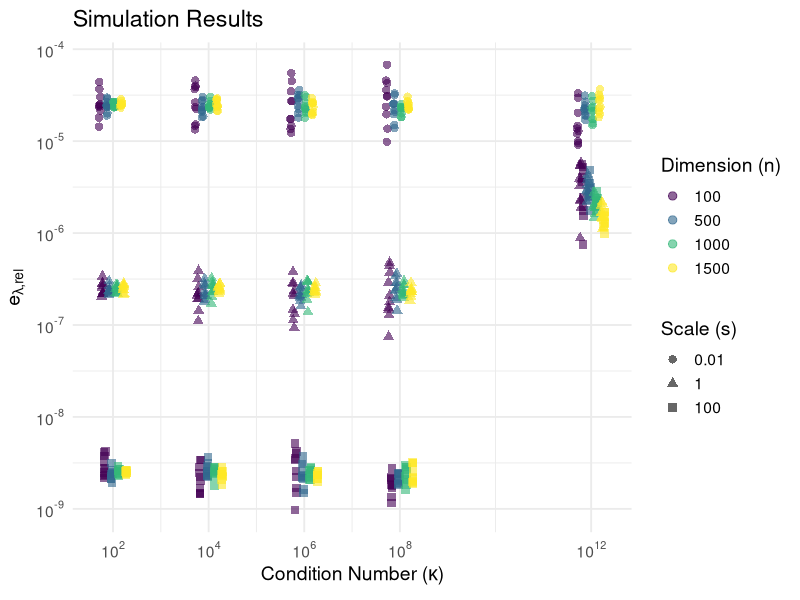
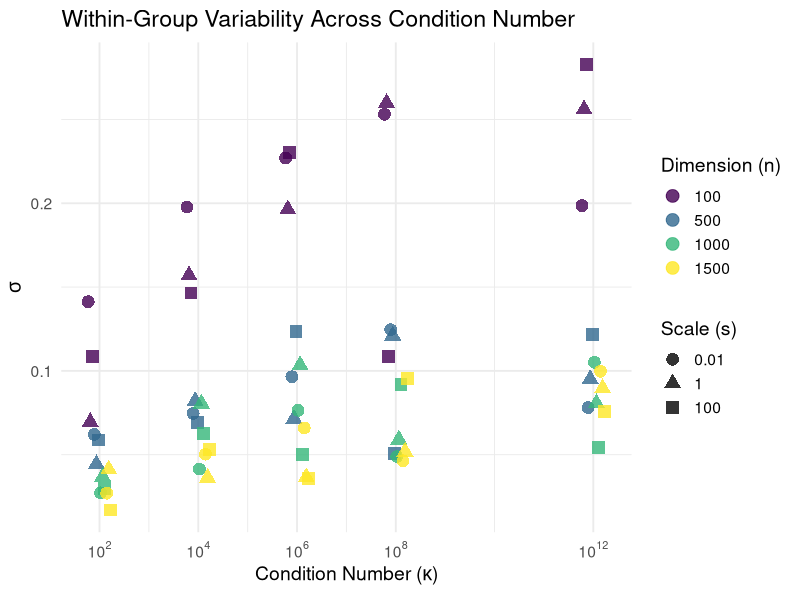
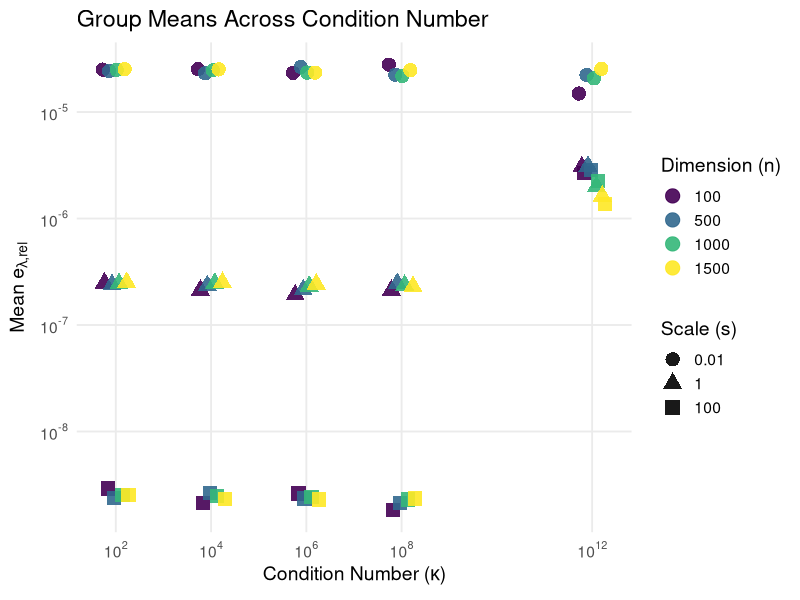
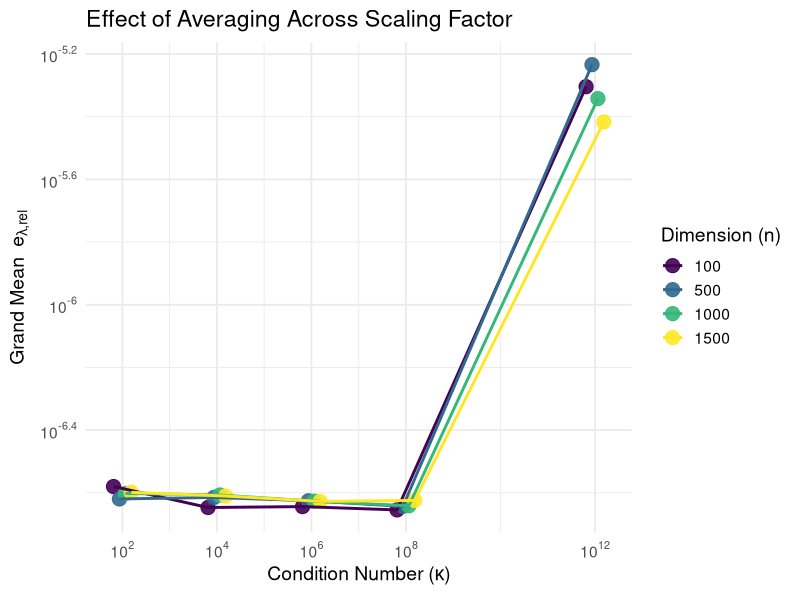
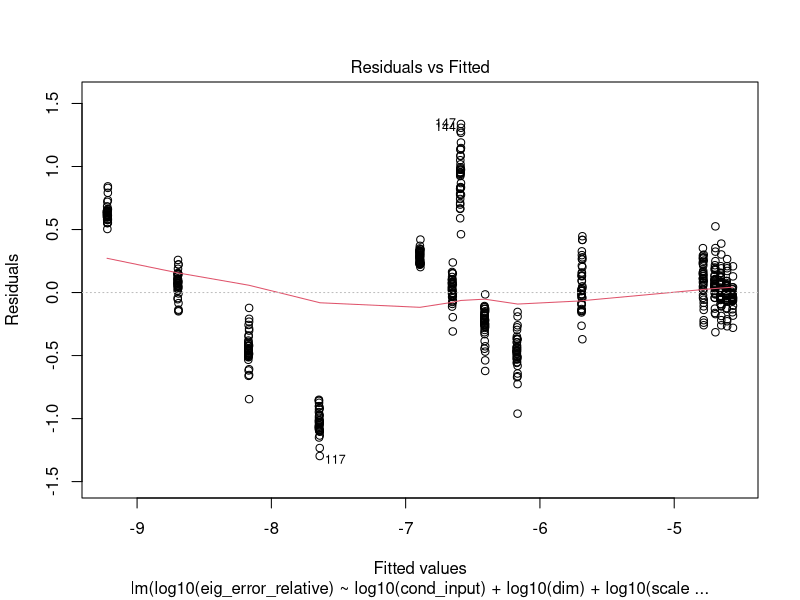
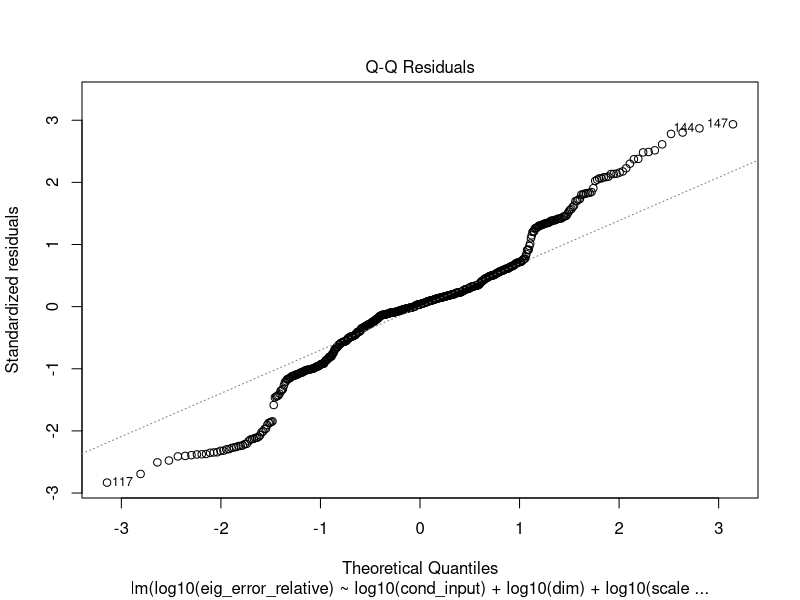
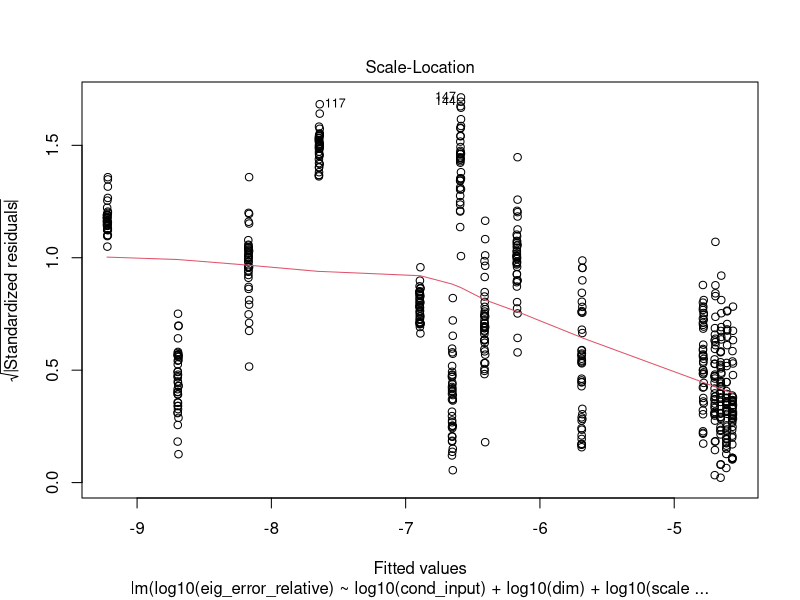
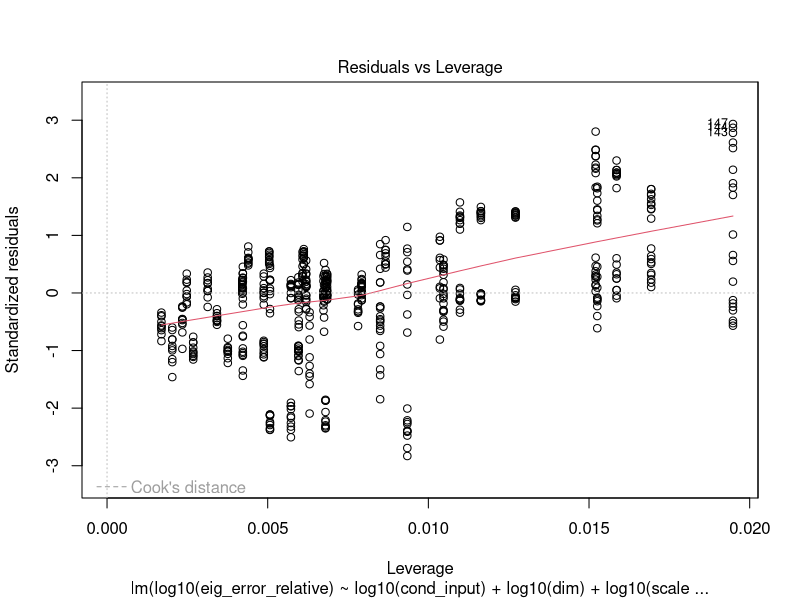

Here is the R script that generated these plots, in order:
library(tidyverse)
library(scales)
library(emmeans)

# =======================================================================
# Data Ingestion & Preparation
# =======================================================================

df <- read_csv("matrix_dataset.csv", show_col_types = FALSE) %>%
  
  # Numerical failures (e.g., overflow in eigenvalue solvers) produce Inf or -Inf.
  # These would break subsequent log-transformations and linear modelling,
  # so we remove them to keep only physically meaningful, finite computations.

  filter(is.finite(eig_error_relative), is.finite(cond_input)) %>%
  rename(dim = size) %>%
  
  # Many continuous variables are duplicated as factors so that ggplot can map
  # them to discrete colour/shape scales, enabling clear visual separation
  # between distinct experimental conditions rather than a continuous gradient.
  
  mutate(
    dim_fct = as.factor(dim),
    scale_fct = as.factor(scale),
    scale_label = paste0("Scale (s) = ", scale)
  )

# =======================================================================
# Simulation Results: Algorithm Error
# =======================================================================

p1 <- ggplot(df, aes(
                     x = log10(cond_input), 
                     y = log10(eig_error_relative), 
                     color = dim_fct, shape = scale_fct)
             ) +
  
  # Thousands of points are generated at the same discrete (cond, dim) combos.
  # Without jitter and dodge, points would overlap completely, hiding the
  # density and distribution of errors. Jitterdodge spreads them so the
  # reader can assess both central tendency and spread at each condition.
  
  geom_point(position = position_jitterdodge(jitter.width = 0.15, 
                    dodge.width = 0.6), size = 2.5, alpha = 0.6) + scale_color_viridis_d(option = "viridis") +
  
  # Data are plotted on log‑transformed axes to linearise exponential trends.
  # Axis breaks are labelled in power‑of‑10 notation (10^2, 10^4, …) because
  # readers intuitively understand matrix condition numbers in these orders.
  
  scale_x_continuous(
    breaks = c(2, 4, 6, 8, 12),
    labels = function(x) parse(text = paste0("10^", x))
  ) +
  scale_y_continuous(labels = math_format(10^.x)) +
  labs(
    title = "Simulation Results",
    x = expression("Condition Number (" * kappa * ")"),
    y = expression(e[lambda*",rel"]),
    color = "Dimension (n)", 
    shape = "Scale (s)"
  ) +
  theme_minimal(base_size = 14) +
  theme(legend.position = "right")

ggsave("R_error_main_plot.png", plot = p1, width = 10, height = 6, dpi = 300,
       bg = "white")
print(p1)

# =======================================================================
# Variability Analysis 
# =======================================================================

# Standard deviation of the log‑error captures the “volatility” of the
# algorithm’s output. High σ means the order‑of‑magnitude accuracy swings
# wildly across replicates – a warning sign of numerical instability.

df_std <- df %>%
  group_by(cond_input, dim, scale, dim_fct, scale_fct) %>%
  summarise(std_log_error = sd(log10(eig_error_relative)), .groups = 'drop')

p2 <- ggplot(df_std, aes(x = log10(cond_input), y = std_log_error, 
                         color = dim_fct, shape = scale_fct)) +
  
  # Now each point is a summary per group, so overplotting is minimal.
  # Using dodge (without jitter) prevents shape occlusion while preserving
  # the exact position, making it easier to compare variability across groups.
  
  geom_point(position = position_dodge(width = 0.5), size = 4, alpha = 0.8) +
  scale_color_viridis_d(option = "viridis") + 
  scale_x_continuous(     
   breaks = c(2, 4, 6, 8, 12),     
   labels = function(x) parse(text = paste0("10^", x))   
   ) +
  scale_y_continuous() +
  labs(
    title = "Within-Group Variability Across Condition Number",
    x = expression("Condition Number (" * kappa * ")"),
    y = expression(sigma),
    color = "Dimension (n)", 
    shape = "Scale (s)"
  ) +
  theme_minimal(base_size = 14) +
  theme(legend.position = "right")

ggsave("R_error_std_plot.png", plot = p2, width = 10, height = 6, dpi = 300,
       bg = "white")
print(p2)

# =======================================================================
# Average Error: Mean of Relative Error 
# =======================================================================

# Averaging on the log scale gives the geometric mean of the relative error.
# This prevents a single catastrophic outlier
# from dominating the central tendency of an otherwise well‑behaved group.

df_mean <- df %>%
  group_by(cond_input, dim, scale, dim_fct, scale_fct) %>%
  summarise(mean_log_error = mean(log10(eig_error_relative)), .groups = 'drop')

p_mean <- ggplot(df_mean, aes(x = log10(cond_input), 
                              y = mean_log_error, 
                              color = dim_fct, shape = scale_fct)) +
  geom_point(position = position_jitterdodge(jitter.width = 0.15, 
                                             dodge.width = 0.6), 
             size = 4.5, alpha = 0.9) +
  scale_color_viridis_d(option = "viridis") + 
 scale_x_continuous(     
   breaks = c(2, 4, 6, 8, 12),     
   labels = function(x) parse(text = paste0("10^", x))
   ) +
  scale_y_continuous(labels = math_format(10^.x)) +
  labs(
    title = "Group Means Across Condition Number",
    x = expression("Condition Number (" * kappa * ")"),
    y = expression("Mean" ~ e[lambda*",rel"]),
    color = "Dimension (n)", 
    shape = "Scale (s)"
  ) +
  theme_minimal(base_size = 14) +
  # Minor gridlines are removed because the log‑scale axes already guide the eye;
  # extra lines only add visual noise without aiding interpretation.
  theme(legend.position = "right",
        panel.grid.minor = element_blank())

ggsave("R_error_mean_plot.png", plot = p_mean, width = 10, height = 6, 
       dpi = 300, bg = "white")
print(p_mean)


# =====================================================================
# Grand Mean 
# =====================================================================

# Ignoring the scale factor and averaging over it reveals whether dimension
# alone interacts with condition number. However, because the scale factor
# can alter the error behaviour, this “grand mean” can be misleading
# (hence the cautious filename).

df_grand_mean <- df_mean %>%
  group_by(cond_input, dim_fct) %>%
  summarise(grand_mean_error = mean(mean_log_error), .groups = 'drop')

p_grand <- ggplot(df_grand_mean, aes(x = log10(cond_input), 
                                     y = grand_mean_error, 
                                     color = dim_fct)) +

  geom_point(position = position_dodge(width = 0.5), size = 4.5, alpha = 0.9) +
  
  # Connecting lines are used only for the same dimension, helping the eye
  # follow the trend as condition number increases – a visual guide to the
  # interaction between dimension and condition number.
  
  geom_line(aes(group = dim_fct), position = position_dodge(width = 0.5), 
            linewidth = 1) +
  scale_color_viridis_d(option = "viridis") + 
  scale_x_continuous(     
   breaks = c(2, 4, 6, 8, 12),     
   labels = function(x) parse(text = paste0("10^", x))
  ) +
  scale_y_continuous(labels = math_format(10^.x)) +
  labs(
    title = "Effect of Averaging Across Scaling Factor",
    x = expression("Condition Number (" * kappa * ")"),
    y = expression("Grand Mean "~ e[lambda*",rel"]),
    color = "Dimension (n)"
  ) +
  theme_minimal(base_size = 14) +
  theme(legend.position = "right")

ggsave("R_flawed_grand_mean_plot.png", plot = p_grand, width = 10, height = 6, 
       dpi = 300, bg = "white")
print(p_grand)

# =======================================================================
# Continuous Linear model: Mean Relative Error 
# =======================================================================

# We include all two‑ and three‑way interactions because theory suggests
# that the effects of condition number, dimension, and scale may not be
# additive – e.g., ill‑conditioning may be amplified at large dimensions.
continuous_model <- lm(log10(eig_error_relative) ~ log10(cond_input) 
                       * log10(dim)
                       * log10(scale), data = df)

# We use stepwise selection based on AIC to prune out unnecessary interactions. 
# This prevents overfitting and leaves us with the most parsimonious model 
# that still explains the variance effectively.
print("=== Running Stepwise Selection: Mean Error Model ===")
final_model <- step(continuous_model, 
                    scope = list(
                      lower = "~ log10(cond_input) + log10(dim) + log10(scale)",
                      upper = "~ log10(cond_input) * log10(dim) * log10(scale)"
                    ))

print("=== Final Optimized Model ===")
summary(final_model)
plot(final_model)

# A synthetic grid of all unique experimental conditions is created so we can
# draw smooth, continuous prediction lines rather than jagged segments that
# merely connect the observed discrete points.

pred_grid_cont <- expand.grid(
  cond_input = unique(df$cond_input),
  dim = unique(df$dim),
  scale = unique(df$scale)
) %>%
  mutate(
    dim_fct = as.factor(dim),
    scale_fct = as.factor(scale)
  )

pred_grid_cont$predicted_mean <- predict(final_model, newdata = pred_grid_cont)

p_mean_fit <- ggplot() +
  geom_point(data = df, 
             aes(x = log10(cond_input), 
                 y = log10(eig_error_relative), 
                 color = as.factor(dim), shape = as.factor(scale)), 
             position = position_jitterdodge(jitter.width = 0.15, 
                                             dodge.width = 0.6), 
             size = 2.5, alpha = 0.5) +
  
  # Model‑predicted lines overlay the raw data so the reader can judge
  # how well the fitted interactions capture the average behavior.
  geom_line(data = pred_grid_cont, 
            aes(x = log10(cond_input), y = predicted_mean, 
                group = interaction(dim_fct, scale_fct), 
                color = dim_fct,
                linetype = scale_fct), 
            linewidth = 1.2) +
  
  scale_color_viridis_d(option = "viridis") + 
  scale_x_continuous(     
   breaks = c(2, 4, 6, 8, 12),     
   labels = function(x) parse(text = paste0("10^", x))
  ) +
  scale_y_continuous(labels = math_format(10^.x)) +
  labs(
    title = "Fitted Linear Model For Means",
    x = expression("Condition Number (" * kappa * ")"),
    y = expression(e[lambda*",rel"]),
    color = "Dimension (n)", 
    shape = "Scale (s)",      
    linetype = "Scale (s)"
  ) +
  theme_minimal(base_size = 14) +
  theme(legend.position = "right")

ggsave("R_continuous_model_fit.png", plot = p_mean_fit, width = 10, height = 6, 
       dpi = 300, bg = "white")
print(p_mean_fit)


# =======================================================================
# Continuous Linear Model: Variability
# =======================================================================

# A separate model for the standard deviation (heteroscedasticity) allows
# us to identify conditions where the algorithm’s output is not only
# inaccurate but also unpredictable.
full_std_model <- lm(std_log_error ~ log10(cond_input) * log10(dim) 
                     * log10(scale), data = df_std)

print("=== Running Stepwise Selection: Variability Model ===")
best_std_model <- step(full_std_model, 
                       scope = list(
                         lower = "~ log10(cond_input) + log10(dim) + 
                         log10(scale)",
                         upper = "~ log10(cond_input) * log10(dim) *
                         log10(scale)"
                       ))

print("=== Final Optimized Variability Model ===")
summary(best_std_model)

df_std$predicted_std <- predict(best_std_model, newdata = df_std)

plot(best_std_model)

pred_grid <- expand.grid(
  cond_input = unique(df_std$cond_input),
  dim = unique(df_std$dim),
  scale = unique(df_std$scale)
) %>%
  mutate(
    log10_cond = log10(cond_input),
    dim_fct = as.factor(dim),
    scale_fct = as.factor(scale)
  )

pred_grid$predicted_std <- predict(best_std_model, newdata = pred_grid)

p_std_fit <- ggplot() +
  geom_point(data = df_std, 
             aes(x = log10(cond_input), y = std_log_error, 
                 color = dim_fct, shape = scale_fct), 
             position = position_jitterdodge(jitter.width = 0.15, 
                                             dodge.width = 0.6), 
             size = 4, alpha = 0.5) +

  geom_line(data = pred_grid, 
            aes(x = log10(cond_input), y = predicted_std, 
                group = interaction(dim_fct, scale_fct), 
                color = dim_fct, linetype = scale_fct), 
            linewidth = 1.2) +
  
  scale_color_viridis_d(option = "viridis") + 
  scale_x_continuous(     
   breaks = c(2, 4, 6, 8, 12),
   labels = function(x) parse(text = paste0("10^", x))   
   ) +
  labs(
    title = "Fitted Linear Model for Variability",
    x = expression("Condition Number (" * kappa * ")"),
    y = expression(sigma),
    color = "Dimension (n)", 
    shape = "Scale (s)",
    linetype = "Scale (s)"
  ) +
  theme_minimal(base_size = 14)

ggsave("R_continuous_var_model_fit.png", plot = p_std_fit, width = 10, 
       height = 6,
       dpi = 300, bg = "white")
print(p_std_fit)

# =====================================================================
# Indicator Model
# =====================================================================

# Floating‑point precision in matrix algorithms often collapses abruptly
# beyond a critical condition number. By introducing a binary failure indicator
# at κ = 10^12, the model can capture a structural break rather
# than forcing a smooth polynomial through two distinct regimes.

df$is_failure <- ifelse(round(log10(df$cond_input)) == 12, 1, 0)

# The interaction `is_failure:log10(scale)` is included because visual
# exploration suggests that different scaling factors react in opposite ways
# once the solver effectively fails – an effect that a main‑effect‑only
# indicator would miss.

indicator_model <- lm(log10(eig_error_relative) ~ log10(dim) + 
                        log10(cond_input) * log10(scale) + is_failure + 
                        is_failure:log10(scale), data = df)

print("=== Running Stepwise Selection on Indicator Model ===")
best_indicator_model <- step(indicator_model, direction = "both", 
                             trace = 1)

print("=== Final Optimized Indicator Model ===")
summary(best_indicator_model)

pred_grid_mean <- expand.grid(
  cond_input = unique(df$cond_input),
  dim = unique(df$dim),
  scale = unique(df$scale)
) %>%
  mutate(
    # The synthetic grid must map the exact same failure logic, otherwise 
    # the predictions will miss the structural break.
    is_failure = ifelse(round(log10(cond_input)) == 12, 1, 0),
    dim_fct = as.factor(dim),
    scale_fct = as.factor(scale)
  )

pred_grid_mean$predicted_mean <- predict(best_indicator_model, pred_grid_mean)

p_indicator <- ggplot() +
  geom_point(data = df, 
             aes(x = log10(cond_input), y = log10(eig_error_relative), 
                 color = as.factor(dim), shape = as.factor(scale)), 
             position = position_jitterdodge(jitter.width = 0.15, 
                                             dodge.width = 0.6), 
             size = 2.5, alpha = 0.5) +
  
  geom_line(data = pred_grid_mean, 
            aes(x = log10(cond_input), y = (predicted_mean), 
                group = interaction(dim_fct, scale_fct), 
                color = dim_fct, linetype = scale_fct), 
            linewidth = 1.2) +
  
  scale_color_viridis_d(option = "viridis") + 
  scale_x_continuous(
   breaks = c(2, 4, 6, 8, 12),
   labels = function(x) parse(text = paste0("10^", x))
   ) +
  scale_y_continuous(labels = scales::label_math(10^.x)) +
  labs(
    title = "Fitted Linear Model for Structural Break",
    x = expression("Condition Number (" * kappa * ")"),
    y = expression(e[lambda*",rel"]),
    color = "Dimension (n)", 
    shape = "Scale (s)",      
    linetype = "Scale (s)"
  ) +
  theme_minimal(base_size = 14) +
  theme(legend.position = "right")

ggsave("Indicator_Model_Plot.png", plot = p_indicator, width = 10, height = 5, 
       bg = "white")
print(p_indicator)

plot(best_indicator_model)

# =====================================================================
# F-Tests to compare CMEM vs. CMEM+ and SBLM vs. CMEM+
# =====================================================================

# A formal F‑test on nested models quantifies whether the added parameters
# (failure indicator + its interaction with scale) significantly improve the
# model fit, justifying the extra complexity of the structural‑break approach.

# CMEM: Continuous Mean Error Model (AIC-selected model)
# Terms: dim, cond, scale, cond:scale
model_cmem <- lm(log10(eig_error_relative) ~ log10(dim) + 
                 log10(cond_input) * log10(scale), 
                 data = df)

# SBLM: Structural Break Linear Model (AIC-selected model)
# Terms: dim, cond, scale, failure, failure:scale 
# (Added log10(dim) back in to ensure perfect nesting)
model_sblm <- lm(log10(eig_error_relative) ~ log10(dim) + 
                   log10(cond_input) + log10(scale) + 
                   is_failure + is_failure:log10(scale), 
                 data = df)

# CMEM+: Minimal Supermodel (The Union)
# Terms: dim, cond, scale, cond:scale, failure, failure:scale
# This contains exactly the terms from CMEM and SBLM combined, and NOTHING else.
model_cmem_plus <- lm(log10(eig_error_relative) ~ log10(dim) + 
                        log10(cond_input) * log10(scale) + 
                        is_failure + is_failure:log10(scale), 
                      data = df)


# --- F-TEST COMPARISONS ---

# Test 1: CMEM vs. CMEM+
# Question: Do we need the structural break terms (is_failure and is_failure:scale)?
print("=== Test 1: Base Model (CMEM) vs. Minimal Supermodel (CMEM+) ===")
anova(model_cmem, model_cmem_plus)

# Test 2: SBLM vs. CMEM+
# Question: Do we need the continuous interaction term (cond_input:scale)?
print("=== Test 2: Selected Break Model (SBLM) vs. Minimal Supermodel (CMEM+) ===")
anova(model_sblm, model_cmem_plus)

# =======================================================================
# Weighted Regression model: Mean Relative Error (Weighted by Dimension)
# =======================================================================

# Larger matrices provide a greater number of internal floating‑point operations,
# often averaging out random noise and yielding more theoretically “stable”
# errors. Weighting the regression by dimension pulls the fitted line toward
# these more reliable observations.

weighted_continuous_model <- lm(log10(eig_error_relative) ~ log10(cond_input) 
                                * log10(dim) 
                                * log10(scale), 
                                data = df, 
                                weights = dim)

print("=== Running Stepwise Selection: Weighted Mean Error Model ===")
final_weighted_model <- step(weighted_continuous_model, 
                             scope = list(
                               lower = "~ log10(cond_input) + 
                               log10(dim) + log10(scale)",
                               upper = "~ log10(cond_input) * 
                               log10(dim) * log10(scale)"
                             ))

print("=== Final Optimized Weighted Model ===")
summary(final_weighted_model)

plot(final_weighted_model)
